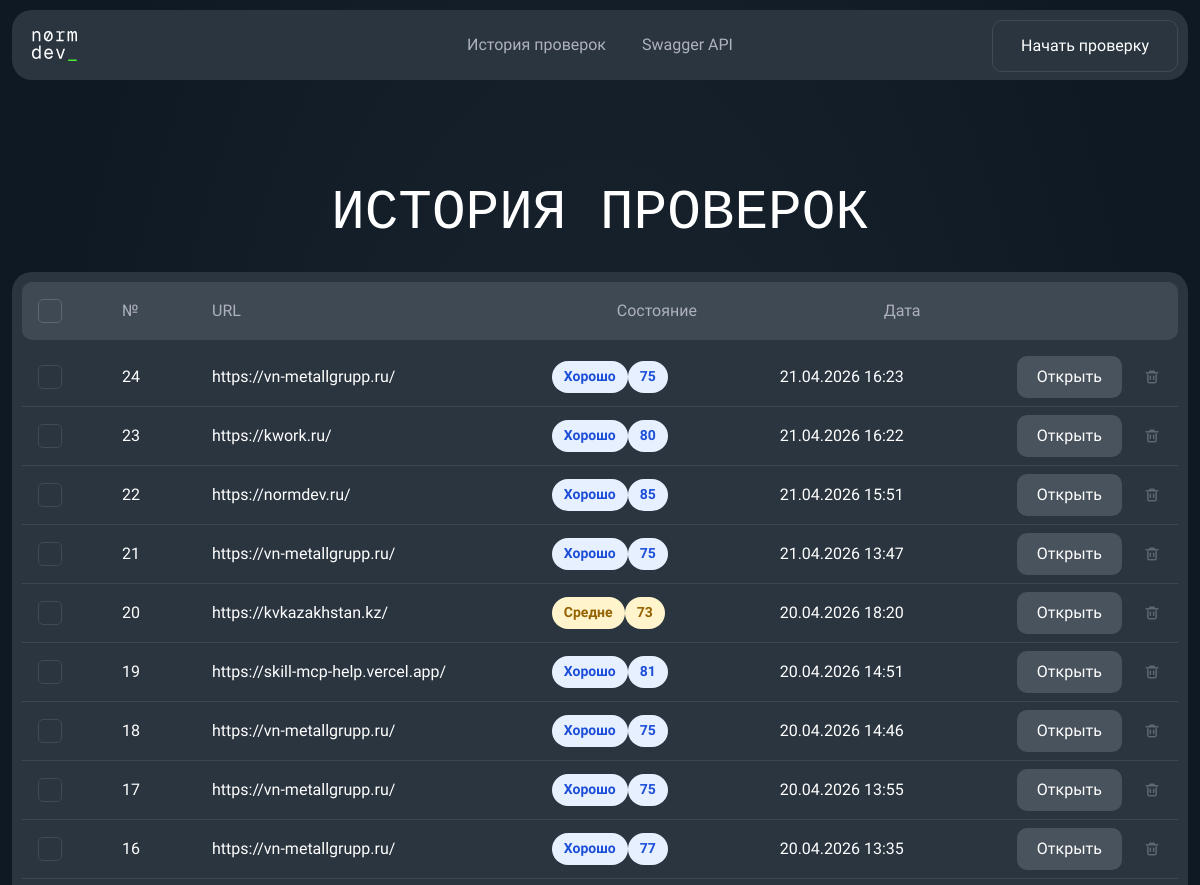
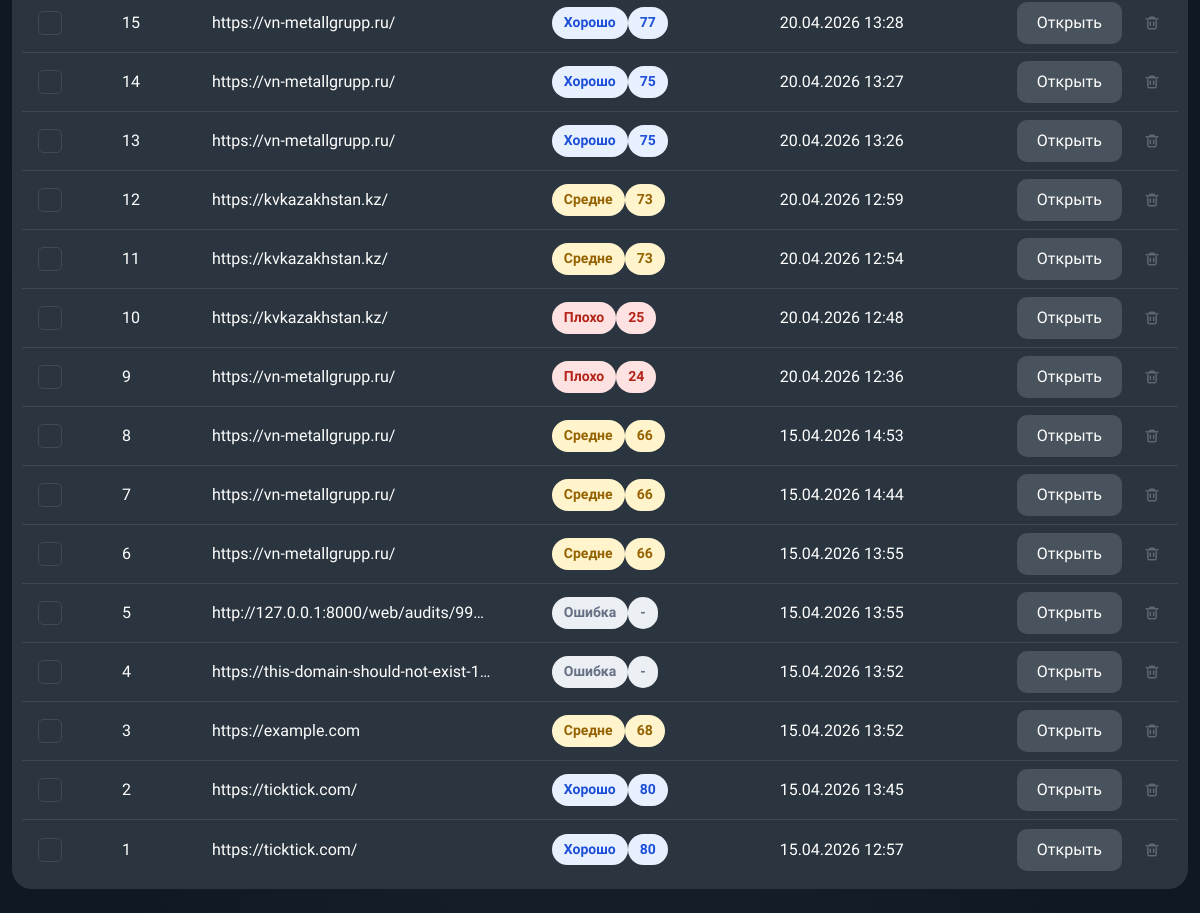
Page /web/history on the earlier database version (2 pictures, top to bottom).
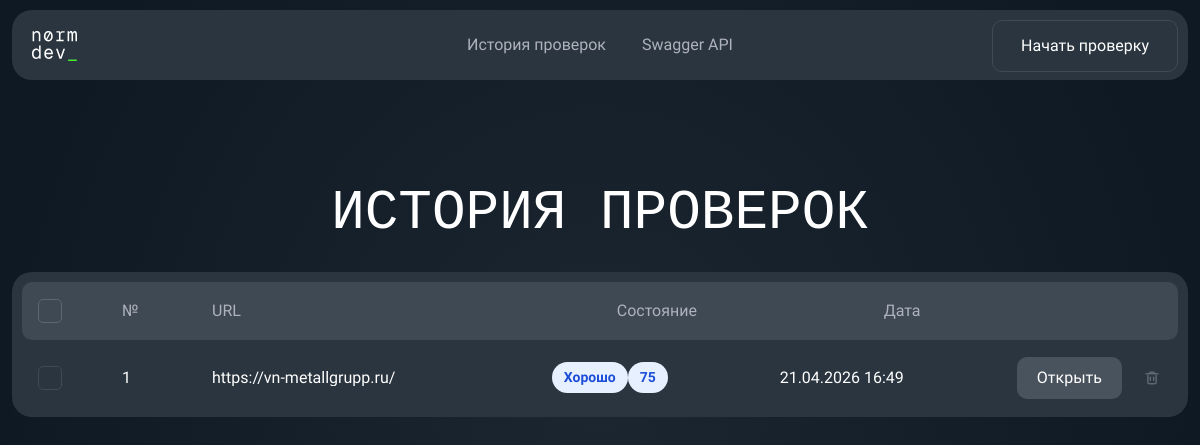
Same page on the later database version.
### app/models/audit.py (models this page shows)
class Audit(Base):
    __tablename__ = "audits"
    id: Mapped[int] = mapped_column(Integer, primary_key=True, index=True)
    url: Mapped[str] = mapped_column(String(2048), nullable=False, index=True)
    status: Mapped[str] = mapped_column(String(50), nullable=False, default="pending")
    total_score: Mapped[float | None] = mapped_column(Float, nullable=True)
    created_at: Mapped[datetime] = mapped_column(DateTime, default=datetime.utcnow, nullable=False)
    finished_at: Mapped[datetime | None] = mapped_column(DateTime, nullable=True)
    issues = relationship(
        "AuditIssue",
        back_populates="audit",
        cascade="all, delete-orphan"
    )
    metrics = relationship(
        "AuditMetric",
        back_populates="audit",
        cascade="all, delete-orphan"
    )
    reports = relationship(
        "AuditReport",
        back_populates="audit",
        cascade="all, delete-orphan"
    )

### app/api/web.py (the view)
@router.get("/web/history", response_class=HTMLResponse)
def web_history(
    request: Request,
    db: Session = Depends(get_db)
):
    repository = AuditRepository(db)
    audits = repository.get_audits()
    return templates.TemplateResponse(
        request=request,
        name="history.html",
        context={
            "title": "История проверок",
            "audits": audits,
            "get_score_label": get_score_label,
            "get_score_class": get_score_class,
            "get_status_label": get_status_label,
            "format_datetime": format_datetime,
        }
    )

### app/templates/history.html (shortened to what this page needs)
{% extends "base.html" %}
{% block body_class %}history-page{% endblock %}
{% block header %}
<header class="history-header home-header">
    <div class="home-header__inner">
        <a href="/web" class="home-logo" aria-label="Normdev">
        </a>
        <nav class="home-nav" aria-label="Основное меню">
            <a href="/web/history" aria-current="page">История проверок</a>
            <a href="/docs">Swagger API</a>
        </nav>
        <a href="/web" class="home-header__cta">Начать проверку</a>
    </div>
</header>
{% endblock %}
{% block main_wrapper_class %}{% endblock %}
{% block main_class %}history-main{% endblock %}
{% block content %}
<section class="history-shell">
    <h1 class="history-title">История проверок</h1>
    <section class="history-panel">
        <div class="history-panel__head">
            <label class="history-checkbox history-checkbox--header">
                <span></span>
            </label>
            <span>№</span>
            <span>URL</span>
            <span>Состояние</span>
            <span>Дата</span>
        </div>
        {% if audits %}
            <div class="history-list">
                {% for audit in audits %}
                    {% set score_class = get_score_class(audit.total_score, audit.status) %}
                    {% set display_label = get_score_label(audit.total_score, audit.status) %}
                    {% set display_score = "-" if audit.status == "failed" or audit.total_score is none else audit.total_score | int %}
                    <div class="history-row">
                        <label class="history-checkbox">
                            <span></span>
                        </label>
                        <span class="history-row__index">{{ audits|length - loop.index0 }}</span>
                        <span class="history-row__url">{{ audit.url }}</span>
                        <span class="history-row__status">
                            <span class="history-pill {{ score_class }}">{{ display_label }}</span>
                            <span class="history-pill {{ score_class }}">{{ display_score }}</span>
                        </span>
                        <span class="history-row__date">{{ format_datetime(audit.created_at) }}</span>
                        <span class="history-row__actions">
                            <a href="/web/audits/{{ audit.id }}" class="history-open-button">Открыть</a>
                            <form method="post" action="/web/history/delete" class="history-delete-form" onsubmit="return confirm('Удалить эту проверку из истории?');">
                                <button type="submit" class="history-delete-button" aria-label="Удалить аудит {{ audit.id }}">
                                </button>
                            </form>
                        </span>
                    </div>
                {% endfor %}
            </div>
        {% else %}
            <div class="history-empty">
                <p class="history-empty__title">История аудитов пока пуста</p>
                <p class="history-empty__text">Запустите первую проверку, и результаты появятся здесь.</p>
                <a href="/web" class="history-open-button">Начать проверку</a>
            </div>
        {% endif %}
    </section>
</section>
{% endblock %}

### app/templates/base.html (shortened to what this page needs)
<!DOCTYPE html>
<html lang="ru">
<head>
    <link rel="stylesheet" href="/static/css/styles.css">
</head>
<body class="{% block body_class %}{% endblock %}">
    {% block header %}{% endblock %}
    <main class="{% block main_wrapper_class %}container{% endblock %} {% block main_class %}{% endblock %}">
        {% block content %}{% endblock %}
    </main>
</body>
</html>

Differences in the rows shown:
removed Audit: index0 "24", url "https://vn-metallgrupp.ru/", display_label "Хорошо", display_score "75", created_at "21.04.2026 16:23"
removed Audit: index0 "23", url "https://kwork.ru/", display_label "Хорошо", display_score "80", created_at "21.04.2026 16:22"
removed Audit: index0 "22", url "https://normdev.ru/", display_label "Хорошо", display_score "85", created_at "21.04.2026 15:51"
removed Audit: index0 "21", url "https://vn-metallgrupp.ru/", display_label "Хорошо", display_score "75", created_at "21.04.2026 13:47"
removed Audit: index0 "20", url "https://kvkazakhstan.kz/", display_label "Средне", display_score "73", created_at "20.04.2026 18:20"
removed Audit: index0 "19", url "https://skill-mcp-help.vercel.app/", display_label "Хорошо", display_score "81", created_at "20.04.2026 14:51"
removed Audit: index0 "18", url "https://vn-metallgrupp.ru/", display_label "Хорошо", display_score "75", created_at "20.04.2026 14:46"
removed Audit: index0 "17", url "https://vn-metallgrupp.ru/", display_label "Хорошо", display_score "75", created_at "20.04.2026 13:55"
removed Audit: index0 "16", url "https://vn-metallgrupp.ru/", display_label "Хорошо", display_score "77", created_at "20.04.2026 13:35"
removed Audit: index0 "15", url "https://vn-metallgrupp.ru/", display_label "Хорошо", display_score "77", created_at "20.04.2026 13:28"
removed Audit: index0 "14", url "https://vn-metallgrupp.ru/", display_label "Хорошо", display_score "75", created_at "20.04.2026 13:27"
removed Audit: index0 "13", url "https://vn-metallgrupp.ru/", display_label "Хорошо", display_score "75", created_at "20.04.2026 13:26"
removed Audit: index0 "12", url "https://kvkazakhstan.kz/", display_label "Средне", display_score "73", created_at "20.04.2026 12:59"
removed Audit: index0 "11", url "https://kvkazakhstan.kz/", display_label "Средне", display_score "73", created_at "20.04.2026 12:54"
removed Audit: index0 "10", url "https://kvkazakhstan.kz/", display_label "Плохо", display_score "25", created_at "20.04.2026 12:48"
removed Audit: index0 "9", url "https://vn-metallgrupp.ru/", display_label "Плохо", display_score "24", created_at "20.04.2026 12:36"
removed Audit: index0 "8", url "https://vn-metallgrupp.ru/", display_label "Средне", display_score "66", created_at "15.04.2026 14:53"
removed Audit: index0 "7", url "https://vn-metallgrupp.ru/", display_label "Средне", display_score "66", created_at "15.04.2026 14:44"
removed Audit: index0 "6", url "https://vn-metallgrupp.ru/", display_label "Средне", display_score "66", created_at "15.04.2026 13:55"
removed Audit: index0 "5", url "http://127.0.0.1:8000/web/audits/99…", display_label "Ошибка", display_score "-", created_at "15.04.2026 13:55"
removed Audit: index0 "4", url "https://this-domain-should-not-exist-1…", display_label "Ошибка", display_score "-", created_at "15.04.2026 13:52"
removed Audit: index0 "3", url "https://example.com", display_label "Средне", display_score "68", created_at "15.04.2026 13:52"
removed Audit: index0 "2", url "https://ticktick.com/", display_label "Хорошо", display_score "80", created_at "15.04.2026 13:45"
removed Audit: index0 "1", url "https://ticktick.com/", display_label "Хорошо", display_score "80", created_at "15.04.2026 12:57"
added Audit: index0 "1", url "https://vn-metallgrupp.ru/", display_label "Хорошо", display_score "75", created_at "21.04.2026 16:49"
